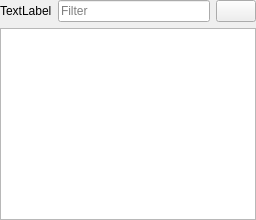
<?xml version="1.0" encoding="UTF-8"?>
<ui version="4.0">
 <class>OrbitDataViewPanel</class>
 <widget class="QWidget" name="OrbitDataViewPanel">
  <property name="sizePolicy">
   <sizepolicy hsizetype="Preferred" vsizetype="MinimumExpanding">
    <horstretch>0</horstretch>
    <verstretch>0</verstretch>
   </sizepolicy>
  </property>
  <layout class="QGridLayout" name="gridLayout">
   <property name="leftMargin">
    <number>0</number>
   </property>
   <property name="topMargin">
    <number>0</number>
   </property>
   <property name="rightMargin">
    <number>0</number>
   </property>
   <property name="bottomMargin">
    <number>0</number>
   </property>
   <item row="0" column="0">
    <layout class="QHBoxLayout" name="horizontalLayout">
     <property name="spacing">
      <number>6</number>
     </property>
     <item>
      <widget class="QLabel" name="label">
       <property name="text">
        <string>TextLabel</string>
       </property>
      </widget>
     </item>
     <item>
      <widget class="QLineEdit" name="FilterLineEdit">
       <property name="accessibleName">
        <string>Filter</string>
       </property>
       <property name="placeholderText">
        <string>Filter</string>
       </property>
       <property name="clearButtonEnabled">
        <bool>true</bool>
       </property>
      </widget>
     </item>
     <item>
      <widget class="QPushButton" name="refreshButton">
       <property name="toolTip">
        <string>Refresh list</string>
       </property>
       <property name="accessibleName">
        <string>Refresh</string>
       </property>
       <property name="icon">
        <iconset resource="../icons/orbiticons.qrc">
         <normaloff>:/actions/refresh</normaloff>:/actions/refresh</iconset>
       </property>
      </widget>
     </item>
    </layout>
   </item>
   <item row="1" column="0">
    <widget class="OrbitTreeView" name="treeView">
     <property name="accessibleName">
      <string>DataView</string>
     </property>
     <attribute name="headerMinimumSectionSize">
      <number>0</number>
     </attribute>
     <attribute name="headerDefaultSectionSize">
      <number>0</number>
     </attribute>
    </widget>
   </item>
  </layout>
 </widget>
 <customwidgets>
  <customwidget>
   <class>OrbitTreeView</class>
   <extends>QTreeView</extends>
   <header>OrbitQt/orbittreeview.h</header>
  </customwidget>
 </customwidgets>
 <resources>
  <include location="../icons/orbiticons.qrc"/>
 </resources>
 <connections/>
</ui>
